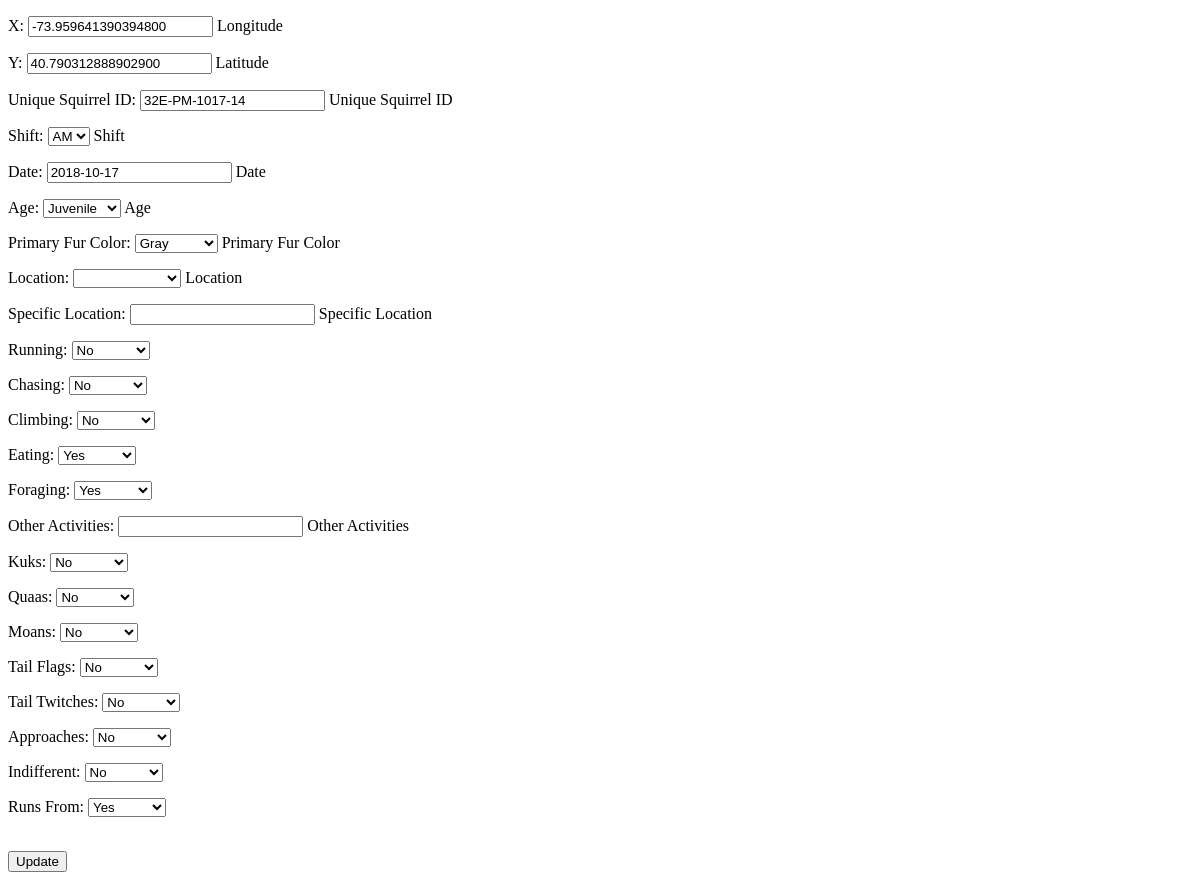
The page /sightings/32E-PM-1017-14 on the database as committed earlier.
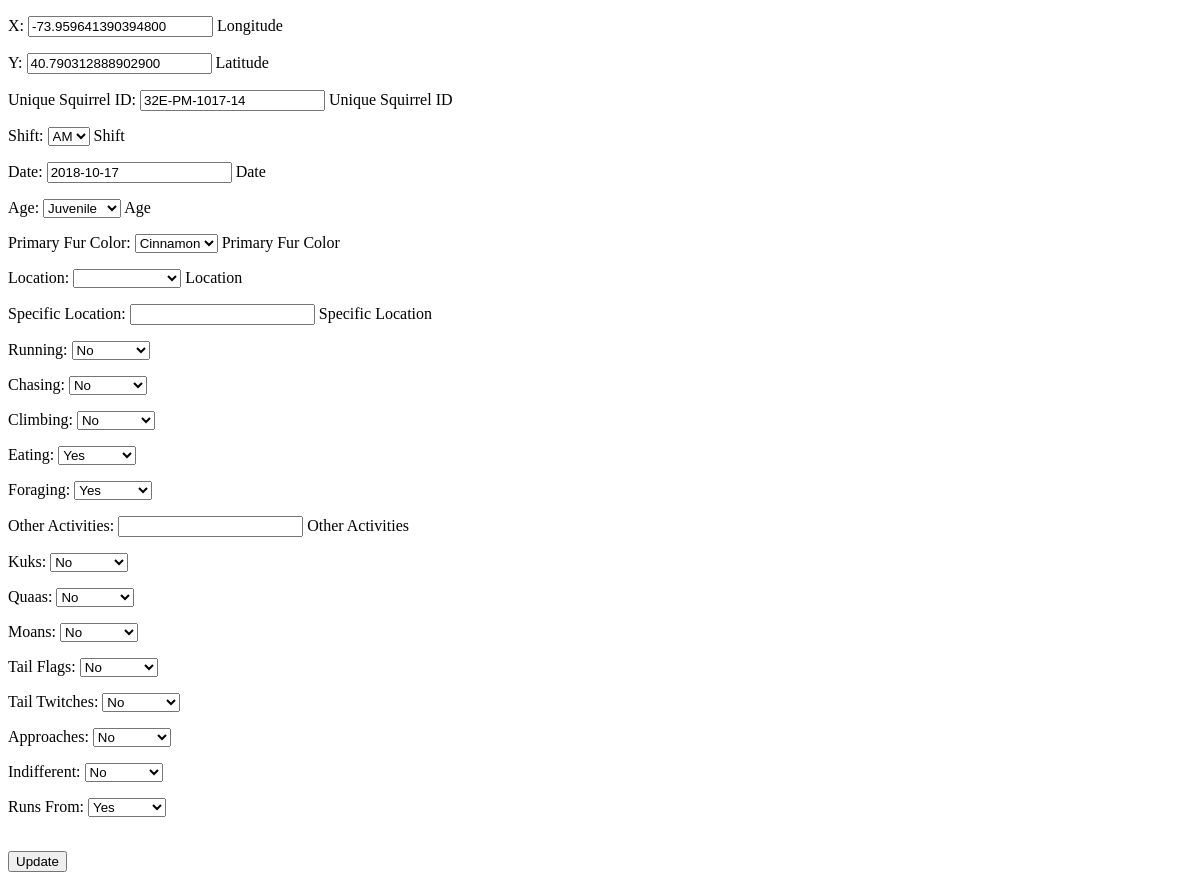
The same page on the database as committed later.
### sightings/models.py (models this page shows, shortened)
class Squirrel(models.Model):
    X = models.DecimalField(
            max_digits=20,
            decimal_places=15,
            help_text=_('Longitude'),
            null = True,)
    Y = models.DecimalField(
            max_digits=20,
            decimal_places=15,
            help_text=_('Latitude'),
            null=True,)
    Unique_Squirrel_ID = models.CharField(
            help_text=_('Unique Squirrel ID'),
            max_length=15,
            primary_key=True,)
    AM = 'AM'
    PM = 'PM'
    Shift = models.CharField(
            help_text = _('Shift'),
            choices = ((AM,'AM'),
                      (PM,'PM'),),
            default =AM,
            max_length = 2,
            null = True,)
    Date = models.DateField(
            help_text=_('Date'),
            null = True,)
    ADULT = 'Adult'
    JUVENILE = 'Juvenile'
    UNKNOWN = 'Unknown'
    BLANK = ''
    Age = models.CharField(
            help_text=_('Age'),
            choices = (
            (ADULT, 'Adult'),
            (JUVENILE, 'Juvenile'),
            (UNKNOWN, 'Unknown'),
            (BLANK, ''),),
            default = BLANK,
            max_length=12,
            null=True,
            blank=True,
            )
    GRAY = 'Gray'
    BLACK = 'Black'
    CINNAMON = 'Cinnamon'
    BLANK = ''
    Primary_Fur_Color = models.CharField(
            help_text=_('Primary Fur Color'),
            choices = (
                (GRAY, 'Gray'),
                (BLACK, 'Black'),
                (CINNAMON, 'Cinnamon'),
                (BLANK, ''),
                ),
            default = BLANK,
            max_length = 10,
            blank=True,  )
    Above_Ground = 'Above Ground'
    Ground_Plane = 'Ground Plane'
    BLANK = ''
    Location = models.CharField(
            help_text=_('Location'),
            choices = (
                        (Above_Ground, 'Above Ground'),
                        (Ground_Plane, 'Ground Plane'),
                        (BLANK, ''),
                       ),
            default = BLANK,
            max_length = 20,
            null = True,
            blank = True,)
    Specific_Location = models.CharField(
            help_text=_('Specific Location'),
            max_length = 100,
            null = True,
            blank = True,)
    Running=models.BooleanField(null=True)
    Chasing=models.BooleanField(null=True)
    Climbing=models.BooleanField(null=True)
    Eating=models.BooleanField(null=True)
    Foraging=models.BooleanField(null=True)
    Other_Activities = models.CharField(
            help_text=_('Other Activities'),
            max_length=200,
            null=True,
            blank=True,
            )
    Kuks=models.BooleanField(null=True)
    Quaas=models.BooleanField(null=True)
    Moans=models.BooleanField(null=True)
    Tail_Flags=models.BooleanField(null=True)
    Tail_Twitches=models.BooleanField(null=True)
    Approaches=models.BooleanField(null=True)
    Indifferent=models.BooleanField(null=True)
    Runs_From=models.BooleanField(null=True)

### sightings/views.py (the view)
# urls.py: path('<str:Unique_Squirrel_ID>', views.edit_squirrel),
def edit_squirrel(request, Unique_Squirrel_ID):
    squirrel = Squirrel.objects.get(Unique_Squirrel_ID=Unique_Squirrel_ID)
    if request.method == 'POST':
        form = SForm(request.POST, instance= squirrel)
        if form.is_valid():
            form.save()
            return redirect('/sightings/')
    else:
        form = SForm(instance = squirrel)
    context = {
            'form':form,
            }
    return render(request,'sightings/edit.html',context)

### sightings/forms.py
class SForm(ModelForm):
    class Meta:
        model = Squirrel
        fields = '__all__'

### sightings/templates/sightings/edit.html (shortened to what this page needs)
<!doctype html>
<html>
	<body>
		<form method="POST">
			{{ form.as_p }}
			<br>
			<input type="submit" name="Submit" value="Update">
		</form>
	</body>
</html>

Rows that differ between the two databases and show on the page:
changed Squirrel "32E-PM-1017-14": Primary_Fur_Color "Gray" → "Cinnamon"
